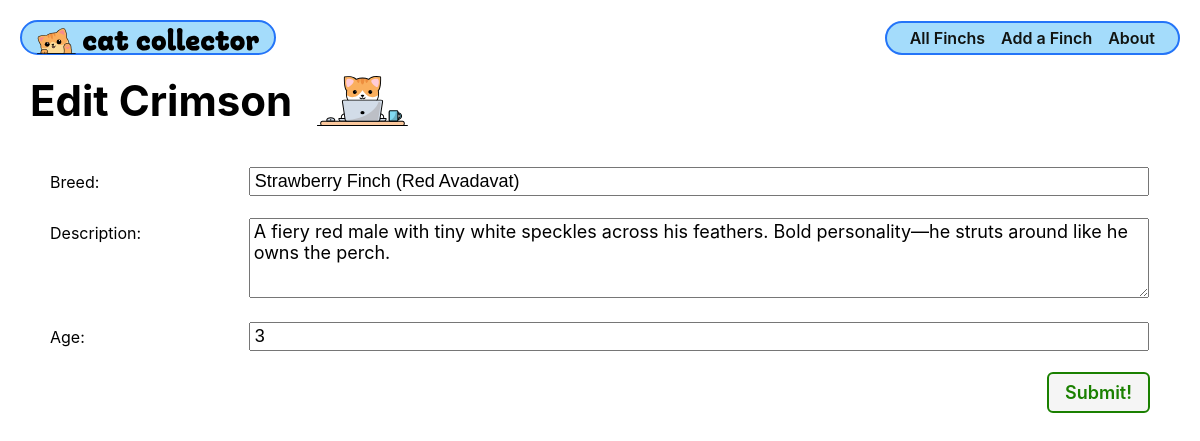
The app's page /finchs/3/update/ with its own data.
### main_app/models.py (models this page shows, shortened)
class Finch(models.Model):
    name = models.CharField(max_length=100)
    breed = models.CharField(max_length=100)
    description = models.TextField(max_length=250)
    age = models.IntegerField()

### main_app/views.py (the view)
# urls.py: path('finchs/<int:pk>/update/', views.FinchUpdate.as_view(), name='finch-update'),
class FinchUpdate(UpdateView):
    model = Finch
    fields = ['breed', 'description', 'age']

### main_app/templates/main_app/finch_form.html (shortened to what this page needs)
{% extends 'base.html' %}
{% load static %}
{% block head %}
<link rel="stylesheet" href="{% static 'css/form.css' %}" />
{% endblock %}
{% block content %}
<div class="page-header">
  {% if finch %}
    <h1>Edit {{ finch.name }}</h1>
  {% else %}
    <h1>Add a Finch</h1>
  {% endif %}
  <img src="{% static 'images/nerd-cat.svg' %}" alt="A cat using a computer" />
</div>
<form action="" method="post" class="form-container">
  <table>
    {{ form.as_table }}
  </table>
  <button type="submit" class="btn submit">Submit!</button>
</form>
{% endblock %}

### main_app/static/css/base.css (style rules this page uses)
html { box-sizing: border-box; }
*, *::before, *::after { box-sizing: inherit; }
:root { font-size: 62.5%; }
body { margin: 0; display: flex; flex-direction: column; align-items: center; font-family: -apple-system, BlinkMacSystemFont, 'Segoe UI', 'Roboto', 'Oxygen', 'Ubuntu', 'Cantarell', 'Fira Sans', 'Droid Sans', 'Helvetica Neue', sans-serif; min-height: 100vh; --nav-bg: rgba(104, 197, 248, 0.7); --nav-bg-ff: rgba(104, 197, 248, 0.9); --borders: rgb(36, 116, 248) solid 2px; --text-color: rgb(17, 20, 17); --link-hover-color: rgb(16, 56, 158); --button-bg: rgb(245, 245, 245); --button-bg-hover: rgb(226, 226, 226); --submit: rgb(26, 128, 0); --warn: rgb(255, 102, 0); --danger: rgb(220, 20, 30); --secondary: rgb(57, 57, 57); --card-box-shadow: 5px 5px 6px -1px #aaa; --font-xtreme: 4.2rem; --font-xxl: 3.6rem; --font-xl: 2.4rem; --font-l: 1.8rem; --font-reg: 1.6rem; --card-border-radius: 6px; }
.page-header { display: flex; align-items: center; margin: 20px; }
.btn { font-size: var(--font-l); padding: 8px 16px; border-radius: 6px; border-width: 2px; border-style: solid; text-decoration: none; background-color: var(--button-bg); font-weight: 600; cursor: pointer; font-family: inherit; margin-right: 10px; }
.submit { color: var(--submit); border-color: var(--submit); }
.page-header h1 { font-size: var(--font-xxl); margin: 0; }
.page-header img { height: 40px; margin-left: 15px; }
.page-header img:first-of-type { margin-left: 20px; }
@media only screen and (min-width: 768px) { .page-header h1 { font-size: var(--font-xtreme); } }
@media only screen and (min-width: 768px) { .page-header img { height: 50px; margin-left: 20px; } }
@media only screen and (min-width: 768px) { .page-header img:first-of-type { margin-left: 25px; } }

### main_app/static/css/form.css (style rules this page uses)
.form-container { display: flex; flex-direction: column; width: 100%; }
table { padding: 0 40px; width: 100%; border-spacing: 0 20px; }
th { text-align: left; padding: 6px 20px 0 0; font-weight: normal; vertical-align: top; font-size: var(--font-reg); }
td { max-width: 60%; }
td > * { width: 100%; padding: 2px 4px; font-size: var(--font-l); }
td > textarea { height: calc(4 * var(--font-l) + 8px); font-family: inherit; }
.btn { align-self: flex-end; margin-right: 40px; }

### records on screen
Finch: name "Crimson", breed "Strawberry Finch (Red Avadavat)", description "A fiery red male with tiny white speckles across his feathers. Bold personality—he struts around like he owns the perch.", age "3"
